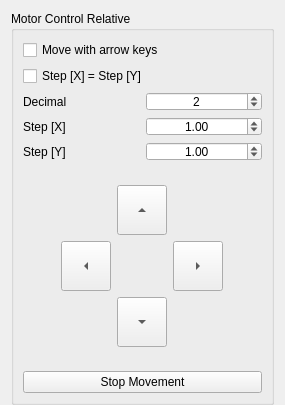
<?xml version="1.0" encoding="UTF-8"?>
<ui version="4.0">
 <class>Form</class>
 <widget class="QWidget" name="Form">
  <property name="geometry">
   <rect>
    <x>0</x>
    <y>0</y>
    <width>285</width>
    <height>405</height>
   </rect>
  </property>
  <property name="minimumSize">
   <size>
    <width>285</width>
    <height>405</height>
   </size>
  </property>
  <property name="windowTitle">
   <string>Motor Control Relative</string>
  </property>
  <layout class="QVBoxLayout" name="verticalLayout">
   <item>
    <widget class="QGroupBox" name="motorControl">
     <property name="minimumSize">
      <size>
       <width>261</width>
       <height>394</height>
      </size>
     </property>
     <property name="title">
      <string>Motor Control Relative</string>
     </property>
     <layout class="QVBoxLayout" name="verticalLayout_5">
      <item>
       <widget class="QCheckBox" name="checkBox_enableArrows">
        <property name="text">
         <string>Move with arrow keys</string>
        </property>
       </widget>
      </item>
      <item>
       <widget class="QCheckBox" name="checkBox_same_xy">
        <property name="text">
         <string>Step [X] = Step [Y]</string>
        </property>
       </widget>
      </item>
      <item>
       <layout class="QGridLayout" name="step_grid">
        <item row="2" column="0">
         <widget class="QLabel" name="label_step_y">
          <property name="minimumSize">
           <size>
            <width>111</width>
            <height>19</height>
           </size>
          </property>
          <property name="text">
           <string>Step [Y]</string>
          </property>
         </widget>
        </item>
        <item row="0" column="0">
         <widget class="QLabel" name="label_2">
          <property name="minimumSize">
           <size>
            <width>111</width>
            <height>19</height>
           </size>
          </property>
          <property name="text">
           <string>Decimal</string>
          </property>
         </widget>
        </item>
        <item row="1" column="1">
         <widget class="QDoubleSpinBox" name="spinBox_step_x">
          <property name="minimumSize">
           <size>
            <width>110</width>
            <height>19</height>
           </size>
          </property>
          <property name="alignment">
           <set>Qt::AlignCenter</set>
          </property>
          <property name="minimum">
           <double>0.000000000000000</double>
          </property>
          <property name="maximum">
           <double>99.000000000000000</double>
          </property>
          <property name="singleStep">
           <double>0.100000000000000</double>
          </property>
          <property name="value">
           <double>1.000000000000000</double>
          </property>
         </widget>
        </item>
        <item row="1" column="0">
         <widget class="QLabel" name="label_step_x">
          <property name="minimumSize">
           <size>
            <width>111</width>
            <height>19</height>
           </size>
          </property>
          <property name="text">
           <string>Step [X]</string>
          </property>
         </widget>
        </item>
        <item row="2" column="1">
         <widget class="QDoubleSpinBox" name="spinBox_step_y">
          <property name="minimumSize">
           <size>
            <width>110</width>
            <height>19</height>
           </size>
          </property>
          <property name="alignment">
           <set>Qt::AlignCenter</set>
          </property>
          <property name="minimum">
           <double>0.000000000000000</double>
          </property>
          <property name="maximum">
           <double>99.000000000000000</double>
          </property>
          <property name="singleStep">
           <double>0.100000000000000</double>
          </property>
          <property name="value">
           <double>1.000000000000000</double>
          </property>
         </widget>
        </item>
        <item row="0" column="1">
         <widget class="QSpinBox" name="spinBox_precision">
          <property name="minimumSize">
           <size>
            <width>110</width>
            <height>19</height>
           </size>
          </property>
          <property name="alignment">
           <set>Qt::AlignCenter</set>
          </property>
          <property name="maximum">
           <number>8</number>
          </property>
          <property name="value">
           <number>2</number>
          </property>
         </widget>
        </item>
       </layout>
      </item>
      <item>
       <layout class="QGridLayout" name="direction_grid">
        <property name="sizeConstraint">
         <enum>QLayout::SetDefaultConstraint</enum>
        </property>
        <item row="1" column="2" alignment="Qt::AlignHCenter|Qt::AlignVCenter">
         <widget class="QToolButton" name="toolButton_up">
          <property name="minimumSize">
           <size>
            <width>50</width>
            <height>50</height>
           </size>
          </property>
          <property name="text">
           <string>...</string>
          </property>
          <property name="arrowType">
           <enum>Qt::UpArrow</enum>
          </property>
         </widget>
        </item>
        <item row="2" column="4">
         <spacer name="horizontalSpacer_2">
          <property name="orientation">
           <enum>Qt::Horizontal</enum>
          </property>
          <property name="sizeHint" stdset="0">
           <size>
            <width>40</width>
            <height>20</height>
           </size>
          </property>
         </spacer>
        </item>
        <item row="3" column="2" alignment="Qt::AlignHCenter|Qt::AlignVCenter">
         <widget class="QToolButton" name="toolButton_down">
          <property name="minimumSize">
           <size>
            <width>50</width>
            <height>50</height>
           </size>
          </property>
          <property name="text">
           <string>...</string>
          </property>
          <property name="arrowType">
           <enum>Qt::DownArrow</enum>
          </property>
         </widget>
        </item>
        <item row="2" column="1">
         <widget class="QToolButton" name="toolButton_left">
          <property name="minimumSize">
           <size>
            <width>50</width>
            <height>50</height>
           </size>
          </property>
          <property name="text">
           <string>...</string>
          </property>
          <property name="arrowType">
           <enum>Qt::LeftArrow</enum>
          </property>
         </widget>
        </item>
        <item row="0" column="2">
         <spacer name="verticalSpacer">
          <property name="orientation">
           <enum>Qt::Vertical</enum>
          </property>
          <property name="sizeHint" stdset="0">
           <size>
            <width>20</width>
            <height>40</height>
           </size>
          </property>
         </spacer>
        </item>
        <item row="2" column="3">
         <widget class="QToolButton" name="toolButton_right">
          <property name="minimumSize">
           <size>
            <width>50</width>
            <height>50</height>
           </size>
          </property>
          <property name="text">
           <string>...</string>
          </property>
          <property name="arrowType">
           <enum>Qt::RightArrow</enum>
          </property>
         </widget>
        </item>
        <item row="2" column="0">
         <spacer name="horizontalSpacer">
          <property name="orientation">
           <enum>Qt::Horizontal</enum>
          </property>
          <property name="sizeHint" stdset="0">
           <size>
            <width>40</width>
            <height>20</height>
           </size>
          </property>
         </spacer>
        </item>
        <item row="4" column="2">
         <spacer name="verticalSpacer_2">
          <property name="orientation">
           <enum>Qt::Vertical</enum>
          </property>
          <property name="sizeHint" stdset="0">
           <size>
            <width>20</width>
            <height>40</height>
           </size>
          </property>
         </spacer>
        </item>
       </layout>
      </item>
      <item>
       <widget class="QPushButton" name="pushButton_stop">
        <property name="text">
         <string>Stop Movement</string>
        </property>
       </widget>
      </item>
     </layout>
    </widget>
   </item>
  </layout>
 </widget>
 <resources/>
 <connections/>
</ui>
